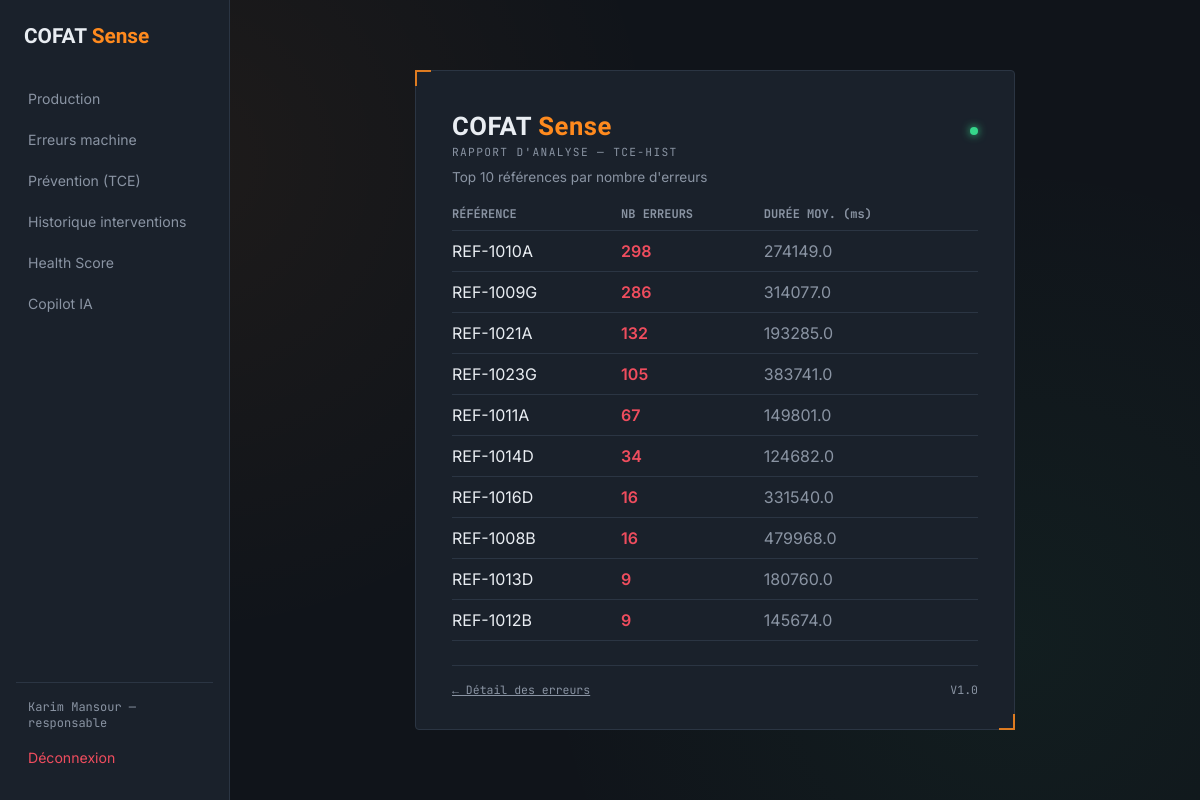
/maintenance/erreurs/rapport/3 (signed in), run on the app's committed database.
### app/models.py (models this page shows, shortened)
class User(UserMixin, db.Model):
    __tablename__ = "users"
    id = db.Column(db.Integer, primary_key=True)
    matricule = db.Column(db.String(20), unique=True, nullable=False)
    nom = db.Column(db.String(80), nullable=False)
    prenom = db.Column(db.String(80), nullable=False)
    email = db.Column(db.String(120), unique=True, nullable=False, index=True)
    password_hash = db.Column(db.String(255), nullable=False)
    role = db.Column(db.Enum(Role), nullable=False, default=Role.TECHNICIEN)
    actif = db.Column(db.Boolean, default=True, nullable=False)
    date_creation = db.Column(db.DateTime, default=datetime.utcnow)
    derniere_connexion = db.Column(db.DateTime, nullable=True)
    @property
    def nom_complet(self) -> str:
        return f"{self.prenom} {self.nom}"

class Machine(db.Model):
    __tablename__ = "machines"
    id = db.Column(db.Integer, primary_key=True)
    code = db.Column(db.String(50), unique=True, nullable=False)
    nom = db.Column(db.String(100), nullable=True)
    ligne = db.Column(db.String(50), nullable=True)
    groupe = db.Column(db.String(50), nullable=True)
    uap = db.Column(db.String(20), nullable=True)
    actif = db.Column(db.Boolean, default=True)
    seuil_comptage = db.Column(db.Integer, nullable=True)
    productions = db.relationship("ProductionRecord", back_populates="machine")

### app/maintenance/routes.py (the view)
@maintenance_bp.route("/erreurs/rapport/<int:machine_id>")
@login_required
def rapport_analyse(machine_id):
    machine = Machine.query.get_or_404(machine_id)
    top_references = (
        db.session.query(
            ErreurMachine.reference,
            func.count(ErreurMachine.id).label("nb"),
            func.avg(ErreurMachine.duree_ms).label("duree_moy"),
        )
        .filter(ErreurMachine.machine_id == machine_id)
        .group_by(ErreurMachine.reference)
        .order_by(func.count(ErreurMachine.id).desc())
        .limit(10)
        .all()
    )
    return render_template(
        "maintenance/rapport_analyse.html", machine=machine, top_references=top_references
    )

### app/templates/maintenance/rapport_analyse.html (shortened to what this page needs)
{% extends "base.html" %}
{% block content %}
<div class="panel" style="width: min(600px, 100%);">
  <div class="panel-header">
    <span class="brand">COFAT <span>Sense</span></span>
    <span class="status-dot"></span>
  </div>
  <p class="eyebrow">Rapport d'analyse — {{ machine.code }}</p>
  <p style="color: var(--text-muted); font-size: 0.85rem; margin-top: -18px;">Top 10 références par nombre d'erreurs</p>
  <table style="width:100%; border-collapse: collapse; margin-top: 10px;">
    <thead>
      <tr style="text-align:left; border-bottom: 1px solid var(--border);">
        <th style="padding: 8px 0; color: var(--text-muted); font-family: var(--font-mono); font-size: 0.75rem;">RÉFÉRENCE</th>
        <th style="padding: 8px 0; color: var(--text-muted); font-family: var(--font-mono); font-size: 0.75rem;">NB ERREURS</th>
        <th style="padding: 8px 0; color: var(--text-muted); font-family: var(--font-mono); font-size: 0.75rem;">DURÉE MOY. (ms)</th>
      </tr>
    </thead>
    <tbody>
      {% for ref, nb, duree_moy in top_references %}
      <tr style="border-bottom: 1px solid var(--border);">
        <td style="padding: 10px 0;">{{ ref or "-" }}</td>
        <td style="padding: 10px 0; color: var(--danger); font-weight: 600;">{{ nb }}</td>
        <td style="padding: 10px 0; color: var(--text-muted);">{{ duree_moy | round(0) if duree_moy else "-" }}</td>
      </tr>
      {% endfor %}
    </tbody>
  </table>
  <div class="panel-footer">
    <a href="{{ url_for('maintenance.erreurs_machine', machine_id=machine.id) }}" style="color: var(--text-muted);">← Détail des erreurs</a>
    <span>V1.0</span>
  </div>
</div>
{% endblock %}

### app/templates/base.html (shortened to what this page needs)
<!doctype html>
<html lang="fr">
<head>
  <link rel="stylesheet" href="{{ url_for('static', filename='css/style.css') }}">
</head>
<body>
  {% if current_user.is_authenticated %}
  <nav class="sidebar">
    <div class="sidebar-brand">COFAT <span>Sense</span></div>
    <a href="{{ url_for('production.dashboard') }}" class="nav-link">Production</a>
    <a href="{{ url_for('maintenance.liste_erreurs') }}" class="nav-link">Erreurs machine</a>
    <a href="{{ url_for('maintenance.prevention_dashboard') }}" class="nav-link">Prévention (TCE)</a>
    <a href="{{ url_for('maintenance.historique_interventions') }}" class="nav-link">Historique interventions</a>
    <a href="{{ url_for('health.dashboard') }}" class="nav-link">Health Score</a>
    <a href="{{ url_for('copilot.dashboard') }}" class="nav-link">Copilot IA</a>
    <div class="sidebar-footer">
      <span class="sidebar-user">{{ current_user.nom_complet }} — {{ current_user.role.value }}</span>
      <a href="{{ url_for('auth.logout') }}" class="nav-link nav-link--logout">Déconnexion</a>
    </div>
  </nav>
  {% endif %}
  <div class="page-content">
    {% block content %}{% endblock %}
  </div>
</body>
</html>

### app/static/css/style.css (style rules this page uses)
:root { --bg-base: #10141a; --bg-panel: #1a212b; --bg-panel-raised: #212a37; --border: #2b3543; --text-primary: #e9edf2; --text-muted: #8a94a3; --accent: #ff8a1e; --accent-dim: #d9720f; --ok: #35d68a; --danger: #ef4d5e; --font-display: "Barlow Condensed", sans-serif; --font-body: "Inter", sans-serif; --font-mono: "JetBrains Mono", monospace; }
* { box-sizing: border-box; }
body { margin: 0; min-height: 100vh; background: var(--bg-base); background-image: radial-gradient(circle at 15% 20%, rgba(255, 138, 30, 0.06), transparent 40%), radial-gradient(circle at 85% 80%, rgba(53, 214, 138, 0.05), transparent 40%); color: var(--text-primary); font-family: var(--font-body); display: flex; align-items: stretch; justify-content: flex-start; padding: 0; }
.page-content { flex: 1; display: flex; align-items: center; justify-content: center; padding: 40px 24px; min-height: 100vh; }
.sidebar { width: 230px; flex-shrink: 0; background: var(--bg-panel); border-right: 1px solid var(--border); padding: 24px 16px; display: flex; flex-direction: column; gap: 4px; }
.sidebar-brand { font-family: var(--font-display); font-weight: 700; font-size: 1.3rem; margin-bottom: 28px; padding: 0 8px; }
.sidebar-brand span { color: var(--accent); }
.nav-link { color: var(--text-muted); text-decoration: none; padding: 10px 12px; border-radius: 4px; font-size: 0.88rem; transition: background 0.15s ease, color 0.15s ease; }
.sidebar-footer { margin-top: auto; padding-top: 16px; border-top: 1px solid var(--border); display: flex; flex-direction: column; gap: 8px; }
.sidebar-user { font-family: var(--font-mono); font-size: 0.75rem; color: var(--text-muted); padding: 0 12px; }
.nav-link--logout { color: var(--danger); }
.panel { position: relative; width: min(400px, 100%); background: var(--bg-panel); border: 1px solid var(--border); border-radius: 4px; padding: 40px 36px 32px; }
.panel::before, .panel::after { content: ""; position: absolute; width: 14px; height: 14px; border: 2px solid var(--accent); opacity: 0.85; }
.panel::before { top: -1px; left: -1px; border-right: none; border-bottom: none; }
.panel::after { bottom: -1px; right: -1px; border-left: none; border-top: none; }
.panel-header { display: flex; align-items: baseline; justify-content: space-between; margin-bottom: 4px; }
.brand { font-family: var(--font-display); font-weight: 700; font-size: 1.6rem; letter-spacing: 0.02em; color: var(--text-primary); }
.brand span { color: var(--accent); }
.status-dot { width: 8px; height: 8px; border-radius: 50%; background: var(--ok); box-shadow: 0 0 8px var(--ok); display: inline-block; }
.eyebrow { font-family: var(--font-mono); font-size: 0.7rem; letter-spacing: 0.12em; text-transform: uppercase; color: var(--text-muted); margin: 0 0 28px; }
.panel-footer { margin-top: 24px; padding-top: 16px; border-top: 1px solid var(--border); font-family: var(--font-mono); font-size: 0.72rem; color: var(--text-muted); display: flex; justify-content: space-between; }
:root { --cat-mecanique-bg: #eef2ff; --cat-mecanique-border: #6366f1; --cat-mecanique-text: #4338ca; --cat-electrique-bg: #fff7ed; --cat-electrique-border: #f59e0b; --cat-electrique-text: #b45309; --cat-pneumatique-bg: #ecfeff; --cat-pneumatique-border: #06b6d4; --cat-pneumatique-text: #0e7490; --cat-informatique-bg: #faf5ff; --cat-informatique-border: #a855f7; --cat-informatique-text: #7e22ce; --cat-securite-bg: #fef2f2; --cat-securite-border: #ef4444; --cat-securite-text: #b91c1c; }

### data on the page
User: nom_complet "Karim Mansour", role.value "responsable"
Machine: code "TCE-HIST"

### other printed values
{{ ref or "-" }} "REF-1010A" "REF-1009G" "REF-1021A" "REF-1023G" "REF-1011A" "REF-1014D" "REF-1016D" "REF-1008B" "REF-1013D" "REF-1012B"
{{ nb }} "298" "286" "132" "105" "67" "34" "16" "16" "9" "9"
{{ duree_moy | round(0) if duree_moy else "-" }} "274149.0" "314077.0" "193285.0" "383741.0" "149801.0" "124682.0" "331540.0" "479968.0" "180760.0" "145674.0"
